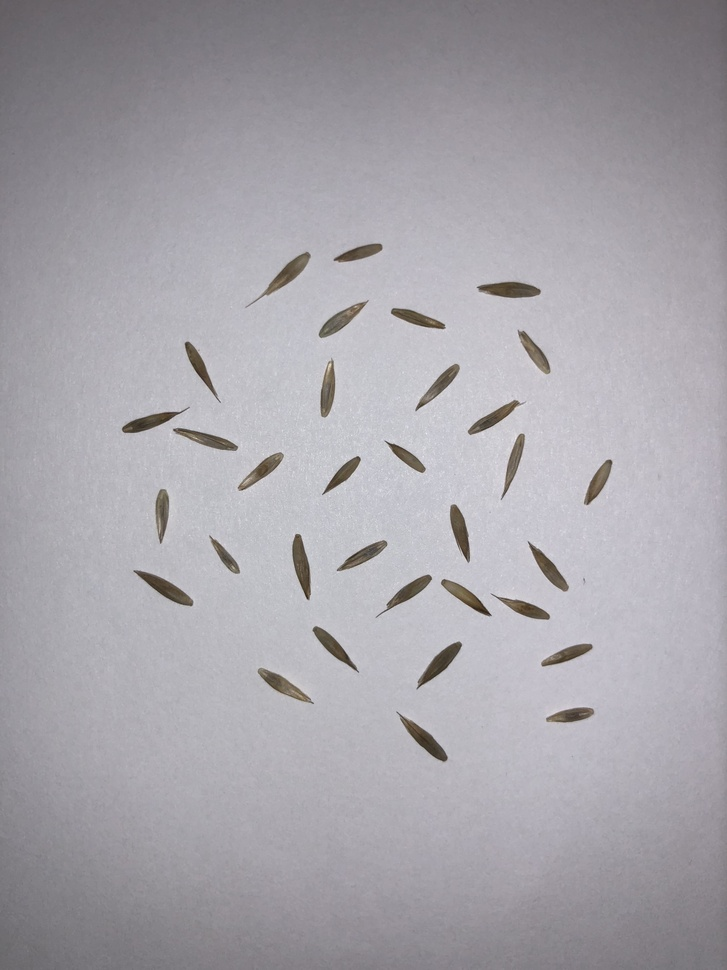
//> input picture seedCleaning/001.jpg, 727 x 970 px, shrunk from 3024 x 4032 before the run
$ ./main   (built with g++ and OpenCV 4)
//> lines starting //> are read from the running program, lines starting //| are printed output that depends on the picture; after the words box and inside, x2 and y2 are one past the last pixel; in counts of white or black regions, pixels touching at a corner belong together
#include "opencv2/imgproc.hpp"//cvtColor
#include "opencv2/highgui.hpp"//imshow
#include "opencv2/core.hpp"//inRange
//#include "opencv2/features2d.hpp"

#include <stdlib.h>
#include <stdio.h>
#include <string>
#include <iostream>

bool segment(std::string, int);


int main (int argc, char** argv){

	bool segLoop = true;

	std::string inum = "001.jpg";
	int onum = 0;

	while(true == segLoop){

		segLoop = segment(inum, onum);


		switch(inum[2]){
			case '0':
				inum[2] = '1';
				break;
			case '1':
				inum[2] = '2';
				break;
			case '2':
				inum[2] = '3';
				break;
			case '3':
				inum[2] = '4';
				break;
			case '4':
				inum[2] = '5';
				break;
			case '5':
				inum[2] = '6';
				break;
			case '6':
				inum[2] = '7';
				break;
			case '7':
				inum[2] = '8';
				break;
			case '8':
				inum[2] = '9';
				break;
			case '9':
				inum[2] = '0';
				switch(inum[1]){
					case '0':
						inum[1] = '1';
						break;
					case '1':
						inum[1] = '2';
						break;
					case '2':
						inum[1] = '3';
						break;
					case '3':
						inum[1] = '4';
						break;
					case '4':
						inum[1] = '5';
						break;
					case '5':
						inum[1] = '6';
						break;
					case '6':
						inum[1] = '7';
						break;
					case '7':
						inum[1] = '8';
						break;
					case '8':
						inum[1] = '9';
						break;
					case '9':
						inum[1] = '0';
						switch(inum[0]){
							case '0':
								inum[0] = '1';
								break;
							case '1':
								inum[0] = '2';
								break;
							case '2':
								inum[0] = '3';
								break;
							case '3':
								inum[0] = '4';
								break;
							case '4':
								inum[0] = '5';
								break;
							case '5':
								inum[0] = '6';
								break;
							case '6':
								inum[0] = '7';
								break;
							case '7':
								inum[0] = '8';
								break;
							case '8':
								inum[0] = '9';
								break;
							case '9':
								inum[0] = '0';
								break;
							default:
								break;
						}
				break;
				}
		break;
		}


	}
	return 0;
}

bool segment(std::string pInput, int pOutput){
//> called with pInput = "001.jpg", pOutput = 0

	cv::Rect box;
	cv::RotatedRect rotatedBox;

	int lowH = 0;  //low = 0
	int highH = 89; // max high =179 i think

	int lowS = 22;
	int highS = 255; //else high seams to be 255

	int lowV = 31;
	int highV = 145;

	std::ostringstream iName;

	cv::Mat image;
	cv::Mat hsvImage;
	cv::Mat thresholdImage;
	cv::Mat cr;

	std::vector<std::vector<cv::Point> > contours;

	std::vector<int> comParams;

		comParams.push_back(CV_IMWRITE_PNG_COMPRESSION);
		comParams.push_back(0);


//This part deals with getting the right immage for the input
//
//iname needs to be equal to XXX.JPG
//	jpeg is needing to be in caps
//	also X = num 0-9
//	current set starts at one


	image = cv::imread(pInput, CV_LOAD_IMAGE_COLOR);
//> image is the input picture: 970 rows x 727 cols, CV_8UC3; mean B, G, R 169.6, 163.5, 166.3

	if(! image.data){
		std::cout<< "end of pics detected.\n Last pic processed was "<<pInput<<std::endl;
		return false;
	}


	cv::namedWindow("Display window", CV_WINDOW_NORMAL);
	//cv::waitKey(0);


	cv::cvtColor(image, hsvImage, CV_BGR2HSV);
//> hsvImage: 970 rows x 727 cols, CV_8UC3; mean H, S, V 127.8, 11.4, 170.2

	cv::moveWindow("Display window",0,0);

// [4 lines of commented-out code are left out]

	cv::inRange(hsvImage, cv::Scalar(lowH, lowS, lowV), cv::Scalar(highH, highS, highV), thresholdImage);
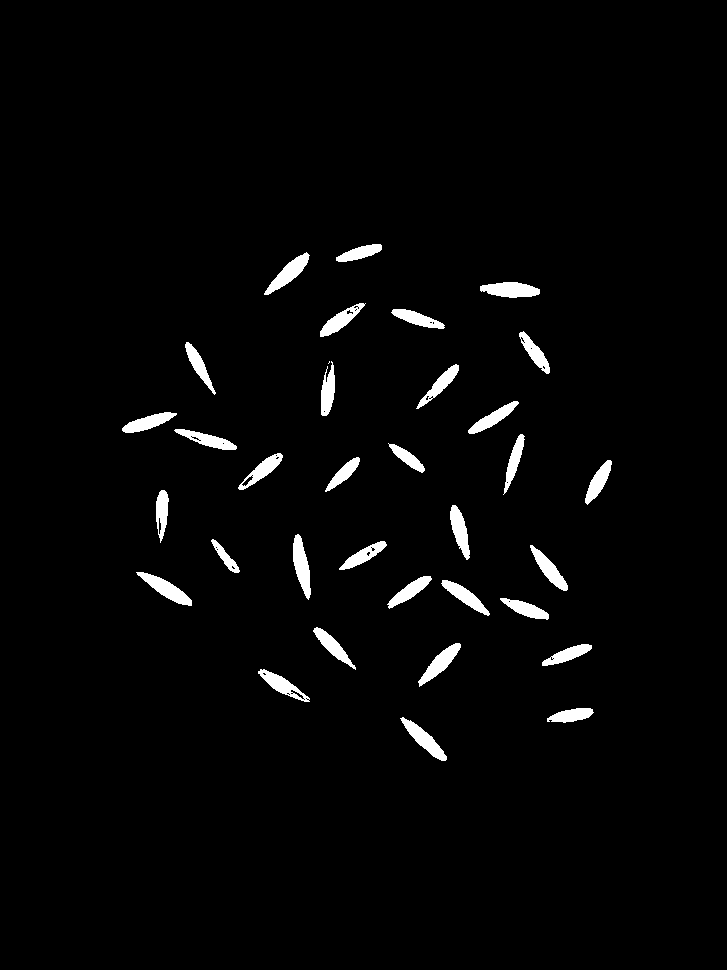
//> thresholdImage: 970 rows x 727 cols, CV_8UC1; 2.5% white; 34 white regions (1 under 20 px), largest, box (x1, y1, x2, y2) and area: (480, 282, 540, 298) 702, (136, 572, 192, 606) 686, (293, 534, 311, 600) 679


////cv::imshow("Display window", thresholdImage);
////cv::waitKey(0);

	cv::dilate(thresholdImage, thresholdImage, cv::Mat(), cv::Point(-1,-1), 2);
	cv::erode(thresholdImage, thresholdImage, cv::Mat(), cv::Point(-1,-1), 4);
	cv::dilate(thresholdImage, thresholdImage, cv::Mat(), cv::Point(-1,-1), 6);
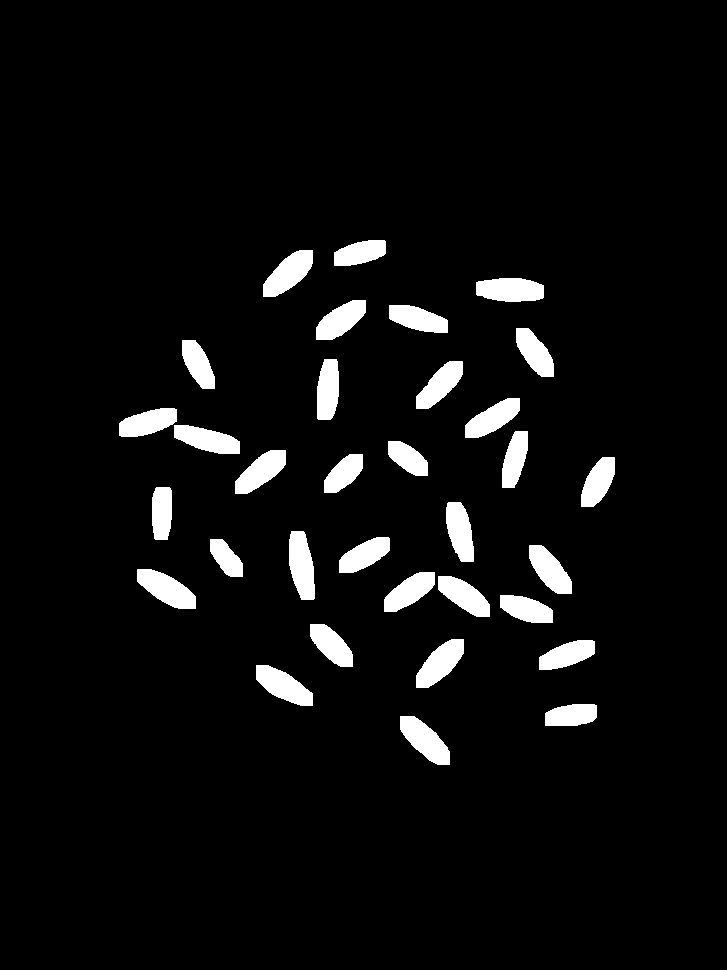
//> thresholdImage: 970 rows x 727 cols, CV_8UC1; 5.4% white; 33 white regions

////cv::imshow("Display window", thresholdImage);
////cv::waitKey(0);

	cv::findContours(thresholdImage, contours, cv::RETR_LIST, cv::CHAIN_APPROX_NONE);
//> contours = 33 contours; largest, box (x1, y1, x2, y2) and area: (137, 569, 196, 609) 1319, (476, 278, 544, 302) 1297, (400, 716, 450, 765) 1290, (263, 250, 313, 297) 1285, (289, 531, 315, 600) 1281

//////cv::drawContours(image, contours, -1, (0,0,255), 5);
////cv::imshow("Display window", image);
////cv::waitKey(0);


	for (int i = 0; i < contours.size(); i++){

		std::ostringstream imname;
		imname <<"img"<<pOutput<<".png";

		box = boundingRect(contours[i]);//minAreaRect(contours[i]);/
		cr = cv::Mat(image, box);

//////cv::rectangle(image, box, (255,0,0), 3, cv::LINE_8, 0);

////cv::imshow("Display window", image);
////cv::waitKey(0);

		cv::imwrite(imname.str(), cr, comParams);

		pOutput++;
	}
//> this loop made 33 passes
//> box on passes 1 to 12: Rect(400, 716, 50, 49), Rect(545, 704, 52, 22), Rect(256, 665, 57, 41), Rect(539, 640, 56, 30), Rect(416, 639, 48, 49), Rect(310, 624, 43, 43), Rect(500, 595, 53, 28), Rect(438, 576, 52, 41), Rect(384, 572, 51, 40), Rect(137, 569, 59, 40), Rect(529, 545, 43, 49), Rect(210, 539, 33, 38)
//> pass 1, in segment, `cr = cv::Mat(image, box);`:
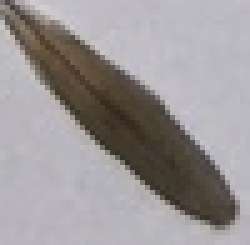
//> cr: 49 rows x 50 cols, CV_8UC3 (shown 5 times larger); mean B, G, R 152, 151.3, 155.8
//> pass 2, in segment, `cr = cv::Mat(image, box);`:
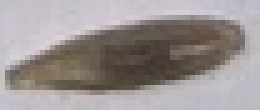
//> cr: 22 rows x 52 cols, CV_8UC3 (shown 5 times larger); mean B, G, R 147.3, 148, 155.4
//> pass 3, in segment, `cr = cv::Mat(image, box);`:
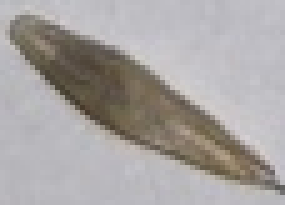
//> cr: 41 rows x 57 cols, CV_8UC3 (shown 5 times larger); mean B, G, R 162.2, 163.7, 167.9
//> after the loop:
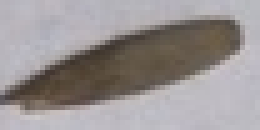
//> cr: 26 rows x 52 cols, CV_8UC3 (shown 5 times larger); mean B, G, R 147.3, 147.5, 153.4
//> after the loop, pOutput = 33
	//std::cout << contours << std::endl;

	return true;

}
